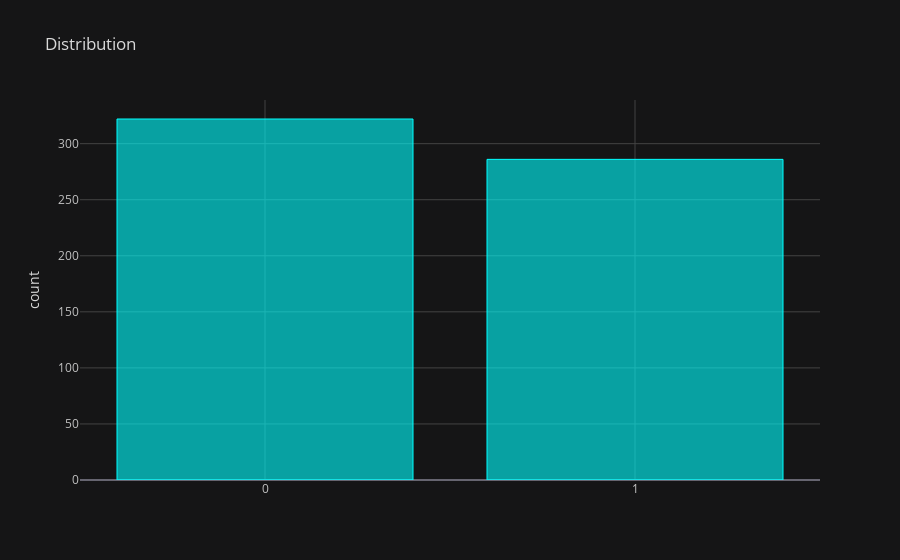

This figure's notebook cell:
### Markdown cell above
Visualising each score count distribution between 0 and 1

### Code cell
df.astype('string').groupby('A2_Score').count()['age'].iplot(kind='bar',title=' Distribution', yTitle='count', theme='solar', color='cyan')

### Figure 1 — Plotly figure (JSON) as saved in the notebook; plotly's stock layout.template omitted (floating-point values rounded to 4 significant figures)
{"data": [{"marker": {"color": "rgba(0, 255, 255, 0.6)", "line": {"color": "rgba(0, 255, 255, 1.0)", "width": 1}}, "name": "age", "orientation": "v", "text": "", "type": "bar", "x": ["0", "1"], "y": [322, 286]}], "layout": {"legend": {"bgcolor": "#151516", "font": {"color": "#D9D9D9"}}, "paper_bgcolor": "#151516", "plot_bgcolor": "#151516", "title": {"font": {"color": "#D9D9D9"}, "text": " Distribution"}, "xaxis": {"gridcolor": "#434343", "showgrid": true, "tickfont": {"color": "#C2C2C2"}, "title": {"font": {"color": "#D9D9D9"}, "text": ""}, "zerolinecolor": "#666570"}, "yaxis": {"gridcolor": "#434343", "showgrid": true, "tickfont": {"color": "#C2C2C2"}, "title": {"font": {"color": "#D9D9D9"}, "text": "count"}, "zerolinecolor": "#666570"}}}
